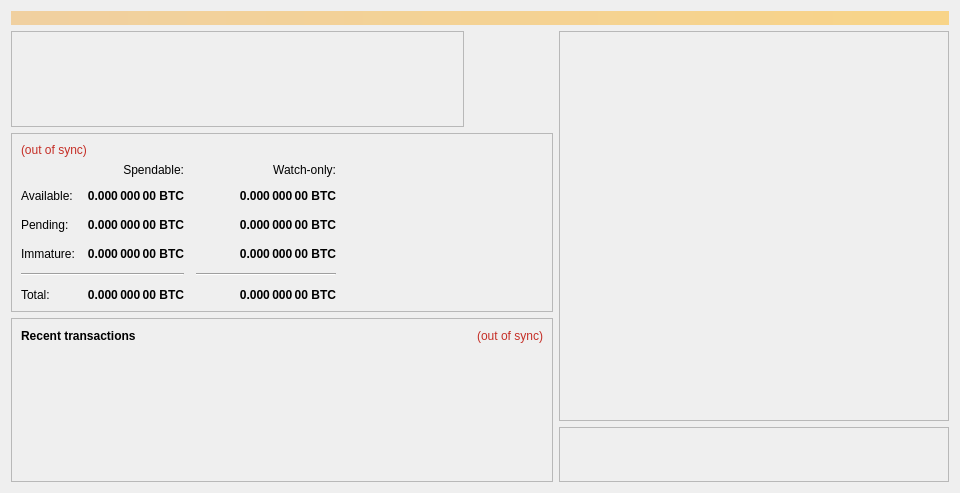
<?xml version="1.0" encoding="UTF-8"?>
<ui version="4.0">
 <class>OverviewPage</class>
 <widget class="QWidget" name="OverviewPage">
  <property name="geometry">
   <rect>
    <x>0</x>
    <y>0</y>
    <width>960</width>
    <height>489</height>
   </rect>
  </property>
  <property name="minimumSize">
   <size>
    <width>960</width>
    <height>0</height>
   </size>
  </property>
  <property name="windowTitle">
   <string>Form</string>
  </property>
  <layout class="QVBoxLayout" name="topLayout" stretch="0,0">
   <item>
    <widget class="QLabel" name="labelAlerts">
     <property name="minimumSize">
      <size>
       <width>0</width>
       <height>0</height>
      </size>
     </property>
     <property name="visible">
      <bool>false</bool>
     </property>
     <property name="styleSheet">
      <string notr="true">background-color: qlineargradient(x1: 0, y1: 0, x2: 1, y2: 0, stop:0 #F0D0A0, stop:1 #F8D488); color:#000000;</string>
     </property>
     <property name="wordWrap">
      <bool>true</bool>
     </property>
     <property name="margin">
      <number>3</number>
     </property>
    </widget>
   </item>
   <item>
    <layout class="QHBoxLayout" name="horizontalLayout" stretch="0,0">
     <item>
      <layout class="QVBoxLayout" name="verticalLayout_2" stretch="0,0,0">
       <property name="sizeConstraint">
        <enum>QLayout::SetFixedSize</enum>
       </property>
       <item>
        <widget class="QFrame" name="logoFrame">
         <property name="minimumSize">
          <size>
           <width>453</width>
           <height>96</height>
          </size>
         </property>
         <property name="maximumSize">
          <size>
           <width>453</width>
           <height>96</height>
          </size>
         </property>
         <property name="frameShape">
          <enum>QFrame::StyledPanel</enum>
         </property>
         <property name="frameShadow">
          <enum>QFrame::Raised</enum>
         </property>
         <widget class="QWidget" name="verticalLayoutWidget">
          <property name="geometry">
           <rect>
            <x>0</x>
            <y>0</y>
            <width>487</width>
            <height>98</height>
           </rect>
          </property>
          <layout class="QVBoxLayout" name="verticalLayout_5">
           <property name="sizeConstraint">
            <enum>QLayout::SetDefaultConstraint</enum>
           </property>
           <property name="leftMargin">
            <number>0</number>
           </property>
           <item alignment="Qt::AlignLeft">
            <widget class="QLabel" name="logo">
             <property name="minimumSize">
              <size>
               <width>433</width>
               <height>96</height>
              </size>
             </property>
             <property name="maximumSize">
              <size>
               <width>433</width>
               <height>96</height>
              </size>
             </property>
             <property name="baseSize">
              <size>
               <width>0</width>
               <height>0</height>
              </size>
             </property>
             <property name="text">
              <string/>
             </property>
             <property name="alignment">
              <set>Qt::AlignLeading|Qt::AlignLeft|Qt::AlignTop</set>
             </property>
             <property name="margin">
              <number>0</number>
             </property>
             <property name="indent">
              <number>-1</number>
             </property>
            </widget>
           </item>
          </layout>
         </widget>
        </widget>
       </item>
       <item>
        <widget class="QFrame" name="frame">
         <property name="sizePolicy">
          <sizepolicy hsizetype="Preferred" vsizetype="Fixed">
           <horstretch>0</horstretch>
           <verstretch>0</verstretch>
          </sizepolicy>
         </property>
         <property name="frameShape">
          <enum>QFrame::StyledPanel</enum>
         </property>
         <property name="frameShadow">
          <enum>QFrame::Raised</enum>
         </property>
         <layout class="QVBoxLayout" name="verticalLayout_4">
          <item>
           <layout class="QVBoxLayout" name="verticalLayout_6" stretch="0,0">
            <property name="sizeConstraint">
             <enum>QLayout::SetMinimumSize</enum>
            </property>
            <item>
             <widget class="QLabel" name="labelWalletStatus">
              <property name="minimumSize">
               <size>
                <width>0</width>
                <height>0</height>
               </size>
              </property>
              <property name="cursor">
               <cursorShape>WhatsThisCursor</cursorShape>
              </property>
              <property name="toolTip">
               <string>The displayed information may be out of date. Your wallet automatically synchronizes with the CSPN network after a connection is established, but this process has not completed yet.</string>
              </property>
              <property name="styleSheet">
               <string notr="true">QLabel { color: #c52e26; }</string>
              </property>
              <property name="text">
               <string notr="true">(out of sync)</string>
              </property>
              <property name="alignment">
               <set>Qt::AlignLeading|Qt::AlignLeft|Qt::AlignVCenter</set>
              </property>
             </widget>
            </item>
            <item>
             <layout class="QGridLayout" name="gridLayout">
              <property name="spacing">
               <number>12</number>
              </property>
              <item row="4" column="2">
               <widget class="Line" name="lineWatchBalance">
                <property name="sizePolicy">
                 <sizepolicy hsizetype="Preferred" vsizetype="Fixed">
                  <horstretch>0</horstretch>
                  <verstretch>0</verstretch>
                 </sizepolicy>
                </property>
                <property name="minimumSize">
                 <size>
                  <width>140</width>
                  <height>0</height>
                 </size>
                </property>
                <property name="orientation">
                 <enum>Qt::Horizontal</enum>
                </property>
               </widget>
              </item>
              <item row="5" column="1">
               <widget class="QLabel" name="labelTotal">
                <property name="font">
                 <font>
                  <weight>75</weight>
                  <bold>true</bold>
                 </font>
                </property>
                <property name="cursor">
                 <cursorShape>IBeamCursor</cursorShape>
                </property>
                <property name="toolTip">
                 <string>Your current total balance</string>
                </property>
                <property name="text">
                 <string notr="true">0.000 000 00 BTC</string>
                </property>
                <property name="alignment">
                 <set>Qt::AlignRight|Qt::AlignTrailing|Qt::AlignVCenter</set>
                </property>
                <property name="textInteractionFlags">
                 <set>Qt::LinksAccessibleByMouse|Qt::TextSelectableByKeyboard|Qt::TextSelectableByMouse</set>
                </property>
               </widget>
              </item>
              <item row="4" column="0" colspan="2">
               <widget class="Line" name="lineSpendableBalance">
                <property name="orientation">
                 <enum>Qt::Horizontal</enum>
                </property>
               </widget>
              </item>
              <item row="5" column="0">
               <widget class="QLabel" name="labelTotalText">
                <property name="text">
                 <string>Total:</string>
                </property>
               </widget>
              </item>
              <item row="2" column="2">
               <widget class="QLabel" name="labelWatchPending">
                <property name="font">
                 <font>
                  <weight>75</weight>
                  <bold>true</bold>
                 </font>
                </property>
                <property name="cursor">
                 <cursorShape>IBeamCursor</cursorShape>
                </property>
                <property name="toolTip">
                 <string>Unconfirmed transactions to watch-only addresses</string>
                </property>
                <property name="text">
                 <string notr="true">0.000 000 00 BTC</string>
                </property>
                <property name="alignment">
                 <set>Qt::AlignRight|Qt::AlignTrailing|Qt::AlignVCenter</set>
                </property>
                <property name="textInteractionFlags">
                 <set>Qt::LinksAccessibleByMouse|Qt::TextSelectableByKeyboard|Qt::TextSelectableByMouse</set>
                </property>
               </widget>
              </item>
              <item row="2" column="1">
               <widget class="QLabel" name="labelUnconfirmed">
                <property name="font">
                 <font>
                  <weight>75</weight>
                  <bold>true</bold>
                 </font>
                </property>
                <property name="cursor">
                 <cursorShape>IBeamCursor</cursorShape>
                </property>
                <property name="toolTip">
                 <string>Total of transactions that have yet to be confirmed, and do not yet count toward the spendable balance</string>
                </property>
                <property name="text">
                 <string notr="true">0.000 000 00 BTC</string>
                </property>
                <property name="alignment">
                 <set>Qt::AlignRight|Qt::AlignTrailing|Qt::AlignVCenter</set>
                </property>
                <property name="textInteractionFlags">
                 <set>Qt::LinksAccessibleByMouse|Qt::TextSelectableByKeyboard|Qt::TextSelectableByMouse</set>
                </property>
               </widget>
              </item>
              <item row="3" column="2">
               <widget class="QLabel" name="labelWatchImmature">
                <property name="font">
                 <font>
                  <weight>75</weight>
                  <bold>true</bold>
                 </font>
                </property>
                <property name="cursor">
                 <cursorShape>IBeamCursor</cursorShape>
                </property>
                <property name="toolTip">
                 <string>Staked or masternode rewards in watch-only addresses that has not yet matured</string>
                </property>
                <property name="text">
                 <string notr="true">0.000 000 00 BTC</string>
                </property>
                <property name="alignment">
                 <set>Qt::AlignRight|Qt::AlignTrailing|Qt::AlignVCenter</set>
                </property>
                <property name="textInteractionFlags">
                 <set>Qt::LinksAccessibleByMouse|Qt::TextSelectableByKeyboard|Qt::TextSelectableByMouse</set>
                </property>
               </widget>
              </item>
              <item row="3" column="1">
               <widget class="QLabel" name="labelImmature">
                <property name="font">
                 <font>
                  <weight>75</weight>
                  <bold>true</bold>
                 </font>
                </property>
                <property name="cursor">
                 <cursorShape>IBeamCursor</cursorShape>
                </property>
                <property name="toolTip">
                 <string>Staked or masternode rewards that has not yet matured</string>
                </property>
                <property name="text">
                 <string notr="true">0.000 000 00 BTC</string>
                </property>
                <property name="alignment">
                 <set>Qt::AlignRight|Qt::AlignTrailing|Qt::AlignVCenter</set>
                </property>
                <property name="textInteractionFlags">
                 <set>Qt::LinksAccessibleByMouse|Qt::TextSelectableByKeyboard|Qt::TextSelectableByMouse</set>
                </property>
               </widget>
              </item>
              <item row="0" column="2">
               <widget class="QLabel" name="labelWatchonly">
                <property name="text">
                 <string>Watch-only:</string>
                </property>
                <property name="alignment">
                 <set>Qt::AlignRight|Qt::AlignTrailing|Qt::AlignVCenter</set>
                </property>
               </widget>
              </item>
              <item row="1" column="0">
               <widget class="QLabel" name="labelBalanceText">
                <property name="text">
                 <string>Available:</string>
                </property>
               </widget>
              </item>
              <item row="0" column="1">
               <widget class="QLabel" name="labelSpendable">
                <property name="text">
                 <string>Spendable:</string>
                </property>
                <property name="alignment">
                 <set>Qt::AlignRight|Qt::AlignTrailing|Qt::AlignVCenter</set>
                </property>
               </widget>
              </item>
              <item row="5" column="2">
               <widget class="QLabel" name="labelWatchTotal">
                <property name="font">
                 <font>
                  <weight>75</weight>
                  <bold>true</bold>
                 </font>
                </property>
                <property name="cursor">
                 <cursorShape>IBeamCursor</cursorShape>
                </property>
                <property name="toolTip">
                 <string>Current total balance in watch-only addresses</string>
                </property>
                <property name="text">
                 <string notr="true">0.000 000 00 BTC</string>
                </property>
                <property name="alignment">
                 <set>Qt::AlignRight|Qt::AlignTrailing|Qt::AlignVCenter</set>
                </property>
                <property name="textInteractionFlags">
                 <set>Qt::LinksAccessibleByMouse|Qt::TextSelectableByKeyboard|Qt::TextSelectableByMouse</set>
                </property>
               </widget>
              </item>
              <item row="1" column="1">
               <widget class="QLabel" name="labelBalance">
                <property name="font">
                 <font>
                  <weight>75</weight>
                  <bold>true</bold>
                 </font>
                </property>
                <property name="cursor">
                 <cursorShape>IBeamCursor</cursorShape>
                </property>
                <property name="toolTip">
                 <string>Your current spendable balance</string>
                </property>
                <property name="text">
                 <string notr="true">0.000 000 00 BTC</string>
                </property>
                <property name="alignment">
                 <set>Qt::AlignRight|Qt::AlignTrailing|Qt::AlignVCenter</set>
                </property>
                <property name="textInteractionFlags">
                 <set>Qt::LinksAccessibleByMouse|Qt::TextSelectableByKeyboard|Qt::TextSelectableByMouse</set>
                </property>
               </widget>
              </item>
              <item row="1" column="2">
               <widget class="QLabel" name="labelWatchAvailable">
                <property name="font">
                 <font>
                  <weight>75</weight>
                  <bold>true</bold>
                 </font>
                </property>
                <property name="cursor">
                 <cursorShape>IBeamCursor</cursorShape>
                </property>
                <property name="toolTip">
                 <string>Your current balance in watch-only addresses</string>
                </property>
                <property name="text">
                 <string notr="true">0.000 000 00 BTC</string>
                </property>
                <property name="alignment">
                 <set>Qt::AlignRight|Qt::AlignTrailing|Qt::AlignVCenter</set>
                </property>
                <property name="textInteractionFlags">
                 <set>Qt::LinksAccessibleByMouse|Qt::TextSelectableByKeyboard|Qt::TextSelectableByMouse</set>
                </property>
               </widget>
              </item>
              <item row="3" column="0">
               <widget class="QLabel" name="labelImmatureText">
                <property name="text">
                 <string>Immature:</string>
                </property>
               </widget>
              </item>
              <item row="2" column="0">
               <widget class="QLabel" name="labelPendingText">
                <property name="text">
                 <string>Pending:</string>
                </property>
               </widget>
              </item>
              <item row="2" column="3">
               <spacer name="horizontalSpacer_2">
                <property name="orientation">
                 <enum>Qt::Horizontal</enum>
                </property>
                <property name="sizeHint" stdset="0">
                 <size>
                  <width>40</width>
                  <height>20</height>
                 </size>
                </property>
               </spacer>
              </item>
             </layout>
            </item>
           </layout>
          </item>
         </layout>
        </widget>
       </item>
       <item>
        <widget class="QFrame" name="frame_2">
         <property name="sizePolicy">
          <sizepolicy hsizetype="Preferred" vsizetype="Ignored">
           <horstretch>0</horstretch>
           <verstretch>0</verstretch>
          </sizepolicy>
         </property>
         <property name="frameShape">
          <enum>QFrame::StyledPanel</enum>
         </property>
         <property name="frameShadow">
          <enum>QFrame::Raised</enum>
         </property>
         <layout class="QVBoxLayout" name="verticalLayout">
          <item>
           <spacer name="verticalSpacer_3">
            <property name="orientation">
             <enum>Qt::Vertical</enum>
            </property>
            <property name="sizeType">
             <enum>QSizePolicy::Fixed</enum>
            </property>
            <property name="sizeHint" stdset="0">
             <size>
              <width>20</width>
              <height>1</height>
             </size>
            </property>
           </spacer>
          </item>
          <item>
           <layout class="QVBoxLayout" name="verticalLayout_7" stretch="0,0">
            <property name="sizeConstraint">
             <enum>QLayout::SetFixedSize</enum>
            </property>
            <property name="topMargin">
             <number>0</number>
            </property>
            <item>
             <layout class="QHBoxLayout" name="horizontalLayout_2">
              <property name="sizeConstraint">
               <enum>QLayout::SetFixedSize</enum>
              </property>
              <item>
               <widget class="QLabel" name="label_4">
                <property name="sizePolicy">
                 <sizepolicy hsizetype="Preferred" vsizetype="Fixed">
                  <horstretch>0</horstretch>
                  <verstretch>0</verstretch>
                 </sizepolicy>
                </property>
                <property name="font">
                 <font>
                  <weight>75</weight>
                  <bold>true</bold>
                 </font>
                </property>
                <property name="text">
                 <string>Recent transactions</string>
                </property>
               </widget>
              </item>
              <item alignment="Qt::AlignRight">
               <widget class="QLabel" name="labelTransactionsStatus">
                <property name="sizePolicy">
                 <sizepolicy hsizetype="Preferred" vsizetype="Fixed">
                  <horstretch>0</horstretch>
                  <verstretch>0</verstretch>
                 </sizepolicy>
                </property>
                <property name="cursor">
                 <cursorShape>WhatsThisCursor</cursorShape>
                </property>
                <property name="toolTip">
                 <string>The displayed information may be out of date. Your wallet automatically synchronizes with the CSPN network after a connection is established, but this process has not completed yet.</string>
                </property>
                <property name="styleSheet">
                 <string notr="true">QLabel { color: #c52e26; }</string>
                </property>
                <property name="text">
                 <string notr="true">(out of sync)</string>
                </property>
                <property name="alignment">
                 <set>Qt::AlignRight|Qt::AlignTrailing|Qt::AlignVCenter</set>
                </property>
               </widget>
              </item>
             </layout>
            </item>
            <item alignment="Qt::AlignTop">
             <widget class="QListView" name="listTransactions">
              <property name="sizePolicy">
               <sizepolicy hsizetype="Expanding" vsizetype="Expanding">
                <horstretch>0</horstretch>
                <verstretch>0</verstretch>
               </sizepolicy>
              </property>
              <property name="minimumSize">
               <size>
                <width>361</width>
                <height>0</height>
               </size>
              </property>
              <property name="maximumSize">
               <size>
                <width>361</width>
                <height>145</height>
               </size>
              </property>
              <property name="styleSheet">
               <string notr="true">QListView { background: transparent; }</string>
              </property>
              <property name="frameShape">
               <enum>QFrame::NoFrame</enum>
              </property>
              <property name="verticalScrollBarPolicy">
               <enum>Qt::ScrollBarAlwaysOff</enum>
              </property>
              <property name="horizontalScrollBarPolicy">
               <enum>Qt::ScrollBarAlwaysOff</enum>
              </property>
              <property name="sizeAdjustPolicy">
               <enum>QAbstractScrollArea::AdjustToContentsOnFirstShow</enum>
              </property>
              <property name="selectionMode">
               <enum>QAbstractItemView::NoSelection</enum>
              </property>
              <property name="resizeMode">
               <enum>QListView::Adjust</enum>
              </property>
             </widget>
            </item>
           </layout>
          </item>
         </layout>
        </widget>
       </item>
      </layout>
     </item>
     <item>
      <layout class="QVBoxLayout" name="verticalLayout_3" stretch="1,0">
       <item alignment="Qt::AlignHCenter|Qt::AlignVCenter">
        <widget class="QFrame" name="frame_3">
         <property name="minimumSize">
          <size>
           <width>390</width>
           <height>390</height>
          </size>
         </property>
         <property name="maximumSize">
          <size>
           <width>390</width>
           <height>390</height>
          </size>
         </property>
         <property name="frameShape">
          <enum>QFrame::StyledPanel</enum>
         </property>
         <property name="frameShadow">
          <enum>QFrame::Raised</enum>
         </property>
         <widget class="QWidget" name="verticalLayoutWidget_3">
          <property name="geometry">
           <rect>
            <x>1</x>
            <y>0</y>
            <width>392</width>
            <height>392</height>
           </rect>
          </property>
          <layout class="QVBoxLayout" name="verticalLayout_9" stretch="1">
           <property name="sizeConstraint">
            <enum>QLayout::SetMinimumSize</enum>
           </property>
           <item alignment="Qt::AlignHCenter|Qt::AlignVCenter">
            <widget class="QLabel" name="logoIcon">
             <property name="minimumSize">
              <size>
               <width>390</width>
               <height>390</height>
              </size>
             </property>
             <property name="maximumSize">
              <size>
               <width>390</width>
               <height>390</height>
              </size>
             </property>
             <property name="text">
              <string/>
             </property>
            </widget>
           </item>
          </layout>
         </widget>
        </widget>
       </item>
       <item alignment="Qt::AlignHCenter|Qt::AlignBottom">
        <widget class="QFrame" name="frame_4">
         <property name="minimumSize">
          <size>
           <width>390</width>
           <height>55</height>
          </size>
         </property>
         <property name="maximumSize">
          <size>
           <width>390</width>
           <height>48</height>
          </size>
         </property>
         <property name="frameShape">
          <enum>QFrame::StyledPanel</enum>
         </property>
         <property name="frameShadow">
          <enum>QFrame::Raised</enum>
         </property>
         <widget class="QWidget" name="horizontalLayoutWidget">
          <property name="geometry">
           <rect>
            <x>-4</x>
            <y>1</y>
            <width>401</width>
            <height>61</height>
           </rect>
          </property>
          <layout class="QHBoxLayout" name="horizontalLayout_4">
           <property name="sizeConstraint">
            <enum>QLayout::SetMinimumSize</enum>
           </property>
           <item>
            <widget class="QLabel" name="web">
             <property name="minimumSize">
              <size>
               <width>36</width>
               <height>36</height>
              </size>
             </property>
             <property name="maximumSize">
              <size>
               <width>36</width>
               <height>36</height>
              </size>
             </property>
             <property name="baseSize">
              <size>
               <width>0</width>
               <height>0</height>
              </size>
             </property>
             <property name="cursor">
              <cursorShape>PointingHandCursor</cursorShape>
             </property>
             <property name="toolTip">
              <string>Visit the official Crypto Sports Website.</string>
             </property>
             <property name="text">
              <string>&lt;a id=&quot;web&quot; href=&quot;https://www.crypto-sports.io&quot;&gt;&lt;img src=&quot;:/icons/blank&quot; width=&quot;36&quot; height=&quot;36&quot;&gt;&lt;/a&gt;</string>
             </property>
             <property name="alignment">
              <set>Qt::AlignLeading|Qt::AlignLeft|Qt::AlignVCenter</set>
             </property>
             <property name="openExternalLinks">
              <bool>true</bool>
             </property>
            </widget>
           </item>
           <item>
            <widget class="QLabel" name="discord">
             <property name="minimumSize">
              <size>
               <width>36</width>
               <height>36</height>
              </size>
             </property>
             <property name="maximumSize">
              <size>
               <width>36</width>
               <height>36</height>
              </size>
             </property>
             <property name="toolTip">
              <string>Join the official Crypto Sports Dicord community.</string>
             </property>
             <property name="text">
              <string>&lt;a id=&quot;discord&quot; href=&quot;https://discord.gg/vVqU7b7&quot;&gt;&lt;img src=&quot;:/icons/blank&quot; width=&quot;36&quot; height=&quot;36&quot;&gt;&lt;/a&gt;</string>
             </property>
             <property name="openExternalLinks">
              <bool>true</bool>
             </property>
            </widget>
           </item>
           <item>
            <widget class="QLabel" name="telegram">
             <property name="minimumSize">
              <size>
               <width>36</width>
               <height>36</height>
              </size>
             </property>
             <property name="maximumSize">
              <size>
               <width>36</width>
               <height>36</height>
              </size>
             </property>
             <property name="toolTip">
              <string>Join the official Crypto Sports Telegram group.</string>
             </property>
             <property name="text">
              <string>&lt;a id=&quot;telegram&quot; href=&quot;https://t.me/joinchat/JN8SKE2LzFruJ2Afqme3HQ&quot;&gt;&lt;img src=&quot;:/icons/blank&quot; width=&quot;36&quot; height=&quot;36&quot;&gt;&lt;/a&gt;</string>
             </property>
             <property name="openExternalLinks">
              <bool>true</bool>
             </property>
            </widget>
           </item>
           <item>
            <widget class="QLabel" name="twitter">
             <property name="minimumSize">
              <size>
               <width>36</width>
               <height>36</height>
              </size>
             </property>
             <property name="maximumSize">
              <size>
               <width>36</width>
               <height>36</height>
              </size>
             </property>
             <property name="toolTip">
              <string>Follow Crypto Sports on Twitter.</string>
             </property>
             <property name="text">
              <string>&lt;a id=&quot;twitter&quot; href=&quot;https://twitter.com/CryptoSportsIO&quot;&gt;&lt;img src=&quot;:/icons/blank&quot; width=&quot;36&quot; height=&quot;36&quot;&gt;&lt;/a&gt;</string>
             </property>
             <property name="openExternalLinks">
              <bool>true</bool>
             </property>
            </widget>
           </item>
           <item>
            <widget class="QLabel" name="facebook">
             <property name="minimumSize">
              <size>
               <width>36</width>
               <height>36</height>
              </size>
             </property>
             <property name="maximumSize">
              <size>
               <width>36</width>
               <height>36</height>
              </size>
             </property>
             <property name="toolTip">
              <string>Follow Crypto Sports on Facebook.</string>
             </property>
             <property name="text">
              <string>&lt;a id=&quot;facebook&quot; href=&quot;https://www.facebook.com/CryptoSportsIO&quot;&gt;&lt;img src=&quot;:/icons/blank&quot; width=&quot;36&quot; height=&quot;36&quot;&gt;&lt;/a&gt;</string>
             </property>
             <property name="openExternalLinks">
              <bool>true</bool>
             </property>
            </widget>
           </item>
          </layout>
         </widget>
        </widget>
       </item>
      </layout>
     </item>
    </layout>
   </item>
  </layout>
 </widget>
 <resources>
  <include location="../csports.qrc"/>
 </resources>
 <connections/>
</ui>
